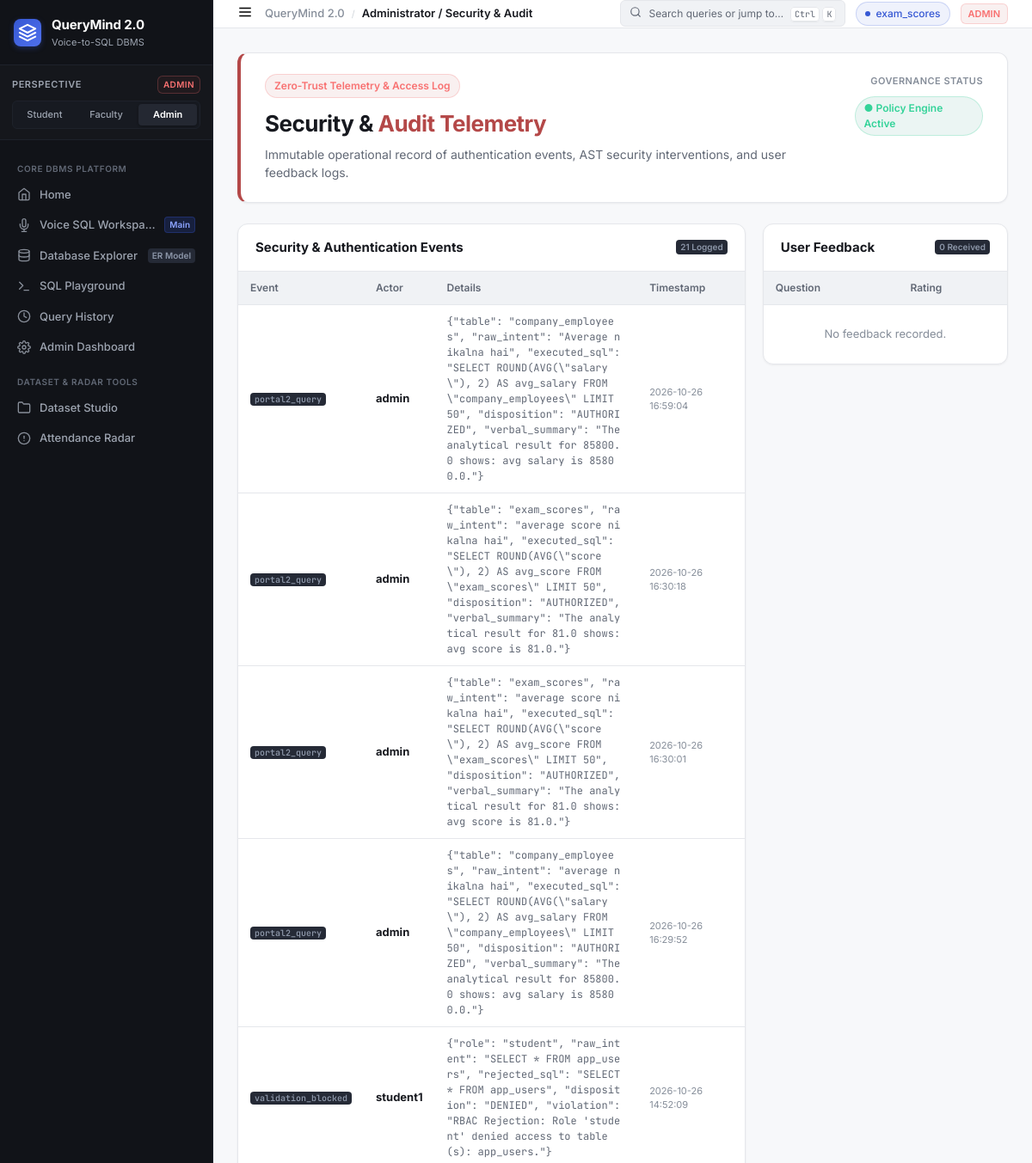
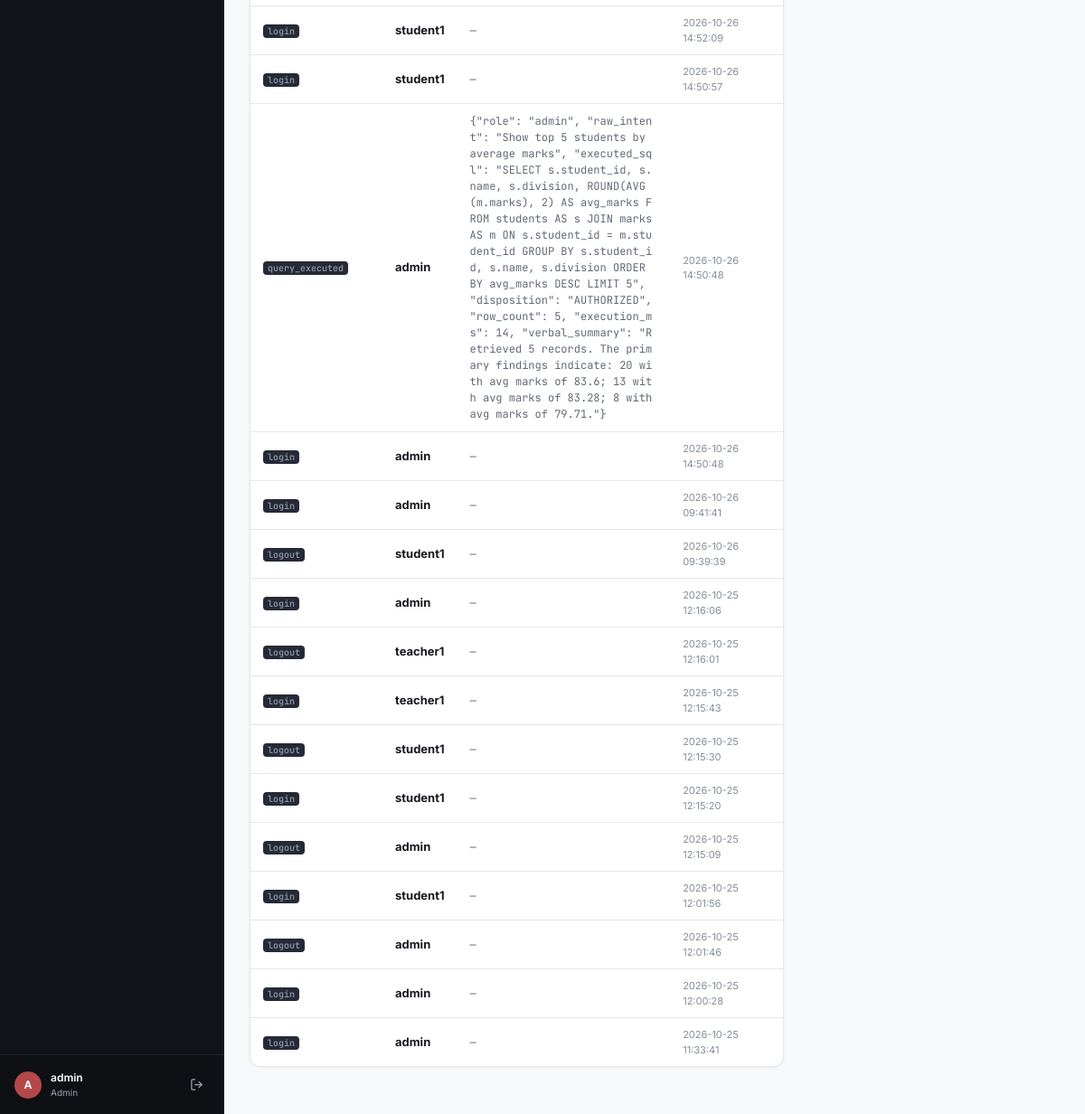
Screenshot of /audit with the database file from the repository (2 pictures, top to bottom).
### tables this page shows
CREATE TABLE dataset_registry (
            id           INTEGER PRIMARY KEY AUTOINCREMENT,
            table_name   TEXT NOT NULL UNIQUE,
            display_name TEXT NOT NULL,
            row_count    INTEGER DEFAULT 0,
            col_count    INTEGER DEFAULT 0,
            columns_json TEXT,
            uploaded_by  TEXT,
            uploaded_at  TEXT DEFAULT (datetime('now'))
        );

CREATE TABLE audit_logs (
        id         INTEGER PRIMARY KEY AUTOINCREMENT,
        event_type TEXT,
        user_id    INTEGER,
        username   TEXT,
        details    TEXT,
        timestamp  TEXT DEFAULT (datetime('now'))
    );

### app.py (the view)
@app.route("/audit")
@login_required
@admin_required
def audit():
    return render_template("audit.html",
        events=get_audit_logs(200),
        feedback=get_feedback(100))

### app.py (called while the page is built)
def login_required(f):
    from functools import wraps
    @wraps(f)
    def wrapper(*args, **kwargs):
        if "user_id" not in session:
            flash("Please log in to continue.", "warning")
            return redirect(url_for("login"))
        return f(*args, **kwargs)
    return wrapper

def admin_required(f):
    from functools import wraps
    @wraps(f)
    def wrapper(*args, **kwargs):
        if session.get("role") not in ("admin", "teacher"):
            flash("Access denied.", "danger")
            return redirect(url_for("dashboard"))
        return f(*args, **kwargs)
    return wrapper

@app.before_request
def ensure_default_session():
    if "user_id" not in session:
        session["user_id"] = 1
        session["username"] = "admin"
        session["role"] = "admin"

@app.context_processor
def inject_global_ui_context():
    try:
        datasets = get_uploaded_datasets()
    except Exception:
        datasets = []
    return {
        "current_role": session.get("role", "admin"),
        "current_username": session.get("username", "admin"),
        "global_datasets": datasets,
    }

### db/database.py (called while the page is built, shortened)
def _conn():
    conn = sqlite3.connect(DB_PATH)
    conn.row_factory = sqlite3.Row          # rows accessible as dicts
    conn.execute("PRAGMA foreign_keys = ON")
    conn.execute("PRAGMA journal_mode = WAL")
    return conn

def get_audit_logs(limit=200):
    conn = _conn()
    rows = conn.execute(
        "SELECT * FROM audit_logs ORDER BY id DESC LIMIT ?", (limit,)
    ).fetchall()
    conn.close()
    return [dict(r) for r in rows]

def get_feedback(limit=100):
    conn = _conn()
    rows = conn.execute(
        "SELECT * FROM query_feedback ORDER BY id DESC LIMIT ?", (limit,)
    ).fetchall()
    conn.close()
    return [dict(r) for r in rows]

def _setup_registry():
    conn = _conn()
    conn.execute("""
        CREATE TABLE IF NOT EXISTS dataset_registry (
            id           INTEGER PRIMARY KEY AUTOINCREMENT,
            table_name   TEXT NOT NULL UNIQUE,
            display_name TEXT NOT NULL,
            row_count    INTEGER DEFAULT 0,
            col_count    INTEGER DEFAULT 0,
            columns_json TEXT,
            uploaded_by  TEXT,
            uploaded_at  TEXT DEFAULT (datetime('now'))
        )
    """)
    conn.commit()
    count = conn.execute("SELECT COUNT(*) FROM dataset_registry").fetchone()[0]
    conn.close()

### templates/audit.html (shortened to what this page needs)
{% extends "base.html" %}
{% block breadcrumb %}Administrator / Security &amp; Audit{% endblock %}
{% block content %}
<div class="workspace-view">
  <div class="role-hero" style="border-left: 4px solid var(--role-admin);">
    <div class="role-hero-left">
      <div class="role-badge-lg badge-admin">
        Zero-Trust Telemetry &amp; Access Log
      </div>
      <h1>Security &amp; <span style="color:var(--role-admin);">Audit Telemetry</span></h1>
      <p class="hero-sub">Immutable operational record of authentication events, AST security interventions, and user feedback logs.</p>
    </div>
    <div class="dataset-switcher-box">
      <span class="switcher-label">Governance Status</span>
      <span class="role-badge-lg badge-student" style="margin-top:4px;">● Policy Engine Active</span>
    </div>
  </div>
  <div class="twelve-col-grid" style="margin-bottom: 24px;">
    <div class="col-span-8">
      <div class="gov-card">
        <div class="gov-card-header">
          <h3>Security &amp; Authentication Events</h3>
          <span class="nav-meta-badge">{{ events|length if events else 0 }} Logged</span>
        </div>
        <div class="table-container" style="border:none; border-radius:0; margin-bottom:0;">
          <table class="data-table">
            <thead>
              <tr>
                <th>Event</th>
                <th>Actor</th>
                <th>Details</th>
                <th>Timestamp</th>
              </tr>
            </thead>
            <tbody>
              {% if events %}
                {% for ev in events %}
                <tr>
                  <td>
                    <span class="nav-meta-badge" style="font-family:var(--font-mono);">
                      {{ ev.event_type }}
                    </span>
                  </td>
                  <td><strong>{{ ev.username or '—' }}</strong></td>
                  <td style="max-width:320px; font-size:12px; font-family:var(--font-mono); color:var(--text-secondary); word-break:break-all;">
                    {{ ev.details or '—' }}
                  </td>
                  <td style="font-size:11px; color:var(--text-muted);">{{ ev.timestamp }}</td>
                </tr>
                {% endfor %}
              {% else %}
                <tr>
                  <td colspan="4" style="text-align:center; padding:24px; color:var(--text-muted);">No security events recorded.</td>
                </tr>
              {% endif %}
            </tbody>
          </table>
        </div>
      </div>
    </div>
    <div class="col-span-4">
      <div class="gov-card">
        <div class="gov-card-header">
          <h3>User Feedback</h3>
          <span class="nav-meta-badge">{{ feedback|length if feedback else 0 }} Received</span>
        </div>
        <div class="table-container" style="border:none; border-radius:0; margin-bottom:0;">
          <table class="data-table">
            <thead>
              <tr>
                <th>Question</th>
                <th>Rating</th>
              </tr>
            </thead>
            <tbody>
              {% if feedback %}
                {% for fb in feedback %}
                <tr>
                  <td style="font-size:12px;">{{ fb.question }}</td>
                  <td>
                    {% if fb.is_helpful %}
                      <span class="nav-meta-badge" style="background:#EDFDF5; color:#065F46;">Helpful</span>
                    {% else %}
                      <span class="nav-meta-badge" style="background:#FEF2F2; color:#991B1B;">Unhelpful</span>
                    {% endif %}
                  </td>
                </tr>
                {% endfor %}
              {% else %}
                <tr>
                  <td colspan="2" style="text-align:center; padding:24px; color:var(--text-muted);">No feedback recorded.</td>
                </tr>
              {% endif %}
            </tbody>
          </table>
        </div>
      </div>
    </div>
  </div>
</div>
{% endblock %}

### templates/base.html (shortened to what this page needs)
<!DOCTYPE html>
<html lang="en">
<head>
  <link rel="stylesheet" href="{{ url_for('static', filename='css/style.css') }}" />
</head>
<body class="app-shell role-{{ current_role }}">
  <aside class="sidebar-rail">
    <div class="sidebar-brand">
      <a href="{{ url_for('home') }}" class="brand-link">
        <div class="brand-logo-mark">
          <svg width="22" height="22" viewBox="0 0 24 24" fill="none" stroke="currentColor" stroke-width="2.2" stroke-linecap="round" stroke-linejoin="round">
            <polygon points="12 2 2 7 12 12 22 7 12 2"></polygon>
            <polyline points="2 17 12 22 22 17"></polyline>
            <polyline points="2 12 12 17 22 12"></polyline>
          </svg>
        </div>
        <div class="brand-text-block">
          <span class="brand-title">QueryMind 2.0</span>
          <span class="brand-tagline">Voice-to-SQL DBMS</span>
        </div>
      </a>
    </div>
    <div class="role-perspective-box">
      <div class="rpb-header">
        <span class="rpb-label">Perspective</span>
        <span class="rpb-role-badge badge-{{ current_role }}">{{ current_role|upper }}</span>
      </div>
      <div class="role-pills">
        <a href="{{ url_for('switch_role', target_role='student') }}"
           class="role-pill {% if current_role == 'student' %}active{% endif %}" title="Switch to Student Perspective (Aarav Sharma)">
          Student
        </a>
        <a href="{{ url_for('switch_role', target_role='teacher') }}"
           class="role-pill {% if current_role in ('teacher', 'faculty') %}active{% endif %}" title="Switch to Faculty Perspective (Prof. Sharma)">
          Faculty
        </a>
        <a href="{{ url_for('switch_role', target_role='admin') }}"
           class="role-pill {% if current_role == 'admin' %}active{% endif %}" title="Switch to Administrator Governance">
          Admin
        </a>
      </div>
    </div>
    <nav class="sidebar-nav">
      <div class="nav-group-header">Core DBMS Platform</div>
      <a href="{{ url_for('home') }}" class="nav-item {% if request.endpoint == 'home' %}active{% endif %}">
        <span class="nav-icon">
          <svg width="16" height="16" viewBox="0 0 24 24" fill="none" stroke="currentColor" stroke-width="2" stroke-linecap="round" stroke-linejoin="round">
            <path d="M3 9l9-7 9 7v11a2 2 0 0 1-2 2H5a2 2 0 0 1-2-2z"></path>
            <polyline points="9 22 9 12 15 12 15 22"></polyline>
          </svg>
        </span>
        <span class="nav-label">Home</span>
      </a>
      <a href="{{ url_for('voice_sql_workspace') }}" class="nav-item {% if request.endpoint in ('voice_sql_workspace', 'workspace') %}active{% endif %}">
        <span class="nav-icon">
        </span>
        <span class="nav-label">Voice SQL Workspace</span>
        <span class="nav-meta-badge voice-pulse">Main</span>
      </a>
      <a href="{{ url_for('database_explorer') }}" class="nav-item {% if request.endpoint == 'database_explorer' %}active{% endif %}">
        <span class="nav-icon">
          <svg width="16" height="16" viewBox="0 0 24 24" fill="none" stroke="currentColor" stroke-width="2" stroke-linecap="round" stroke-linejoin="round">
            <ellipse cx="12" cy="5" rx="9" ry="3"></ellipse>
            <path d="M21 12c0 1.66-4 3-9 3s-9-1.34-9-3"></path>
            <path d="M3 5v14c0 1.66 4 3 9 3s9-1.34 9-3V5"></path>
          </svg>
        </span>
        <span class="nav-label">Database Explorer</span>
        <span class="nav-meta-badge">ER Model</span>
      </a>
      <a href="{{ url_for('sql_playground') }}" class="nav-item {% if request.endpoint == 'sql_playground' %}active{% endif %}">
        <span class="nav-icon">
          <svg width="16" height="16" viewBox="0 0 24 24" fill="none" stroke="currentColor" stroke-width="2" stroke-linecap="round" stroke-linejoin="round">
            <polyline points="4 17 10 11 4 5"></polyline>
            <line x1="12" y1="19" x2="20" y2="19"></line>
          </svg>
        </span>
        <span class="nav-label">SQL Playground</span>
      </a>
      <a href="{{ url_for('history') }}" class="nav-item {% if request.endpoint == 'history' %}active{% endif %}">
        <span class="nav-icon">
          <svg width="16" height="16" viewBox="0 0 24 24" fill="none" stroke="currentColor" stroke-width="2" stroke-linecap="round" stroke-linejoin="round">
            <circle cx="12" cy="12" r="10"></circle>
            <polyline points="12 6 12 12 16 14"></polyline>
          </svg>
        </span>
        <span class="nav-label">Query History</span>
      </a>
      <a href="{{ url_for('admin_dashboard') }}" class="nav-item {% if request.endpoint in ('admin_dashboard', 'dashboard') %}active{% endif %}">
        <span class="nav-icon">
        </span>
        <span class="nav-label">Admin Dashboard</span>
      </a>
      <div class="nav-group-header">Dataset &amp; Radar Tools</div>
      <a href="{{ url_for('portal1') }}" class="nav-item {% if request.endpoint == 'portal1' %}active{% endif %}">
        <span class="nav-icon">
          <svg width="16" height="16" viewBox="0 0 24 24" fill="none" stroke="currentColor" stroke-width="2" stroke-linecap="round" stroke-linejoin="round">
            <path d="M22 19a2 2 0 0 1-2 2H4a2 2 0 0 1-2-2V5a2 2 0 0 1 2-2h5l2 3h9a2 2 0 0 1 2 2z"></path>
          </svg>
        </span>
        <span class="nav-label">Dataset Studio</span>
      </a>
      {% if current_role in ('admin', 'teacher') %}
      <a href="{{ url_for('defaulters') }}" class="nav-item {% if request.endpoint == 'defaulters' %}active{% endif %}">
        <span class="nav-icon">
          <svg width="16" height="16" viewBox="0 0 24 24" fill="none" stroke="currentColor" stroke-width="2" stroke-linecap="round" stroke-linejoin="round">
            <circle cx="12" cy="12" r="10"></circle>
            <line x1="12" y1="8" x2="12" y2="12"></line>
            <line x1="12" y1="16" x2="12.01" y2="16"></line>
          </svg>
        </span>
        <span class="nav-label">Attendance Radar</span>
      </a>
      {% endif %}
    </nav>
    <div class="sidebar-footer">
      <div class="user-profile-strip">
        <div class="user-avatar avatar-{{ current_role }}">
          {{ current_username[0]|upper }}
        </div>
        <div class="user-info">
          <span class="user-name">{{ current_username }}</span>
          <span class="user-role-text">{{ current_role|title }}</span>
        </div>
        <a href="{{ url_for('logout') }}" class="btn-logout" title="Log out">
          <svg width="15" height="15" viewBox="0 0 24 24" fill="none" stroke="currentColor" stroke-width="2" stroke-linecap="round" stroke-linejoin="round">
            <path d="M9 21H5a2 2 0 0 1-2-2V5a2 2 0 0 1 2-2h4"></path>
            <polyline points="16 17 21 12 16 7"></polyline>
            <line x1="21" y1="12" x2="9" y2="12"></line>
          </svg>
        </a>
      </div>
    </div>
  </aside>
  <div class="app-main-layout">
    <header class="workspace-topbar">
      <div class="topbar-left">
        <button type="button" class="mobile-drawer-btn" onclick="toggleMobileSidebar()" aria-label="Toggle navigation drawer">
          <svg width="18" height="18" viewBox="0 0 24 24" fill="none" stroke="currentColor" stroke-width="2">
            <line x1="3" y1="12" x2="21" y2="12"></line>
            <line x1="3" y1="6" x2="21" y2="6"></line>
            <line x1="3" y1="18" x2="21" y2="18"></line>
          </svg>
        </button>
        <nav class="breadcrumb-trail" aria-label="Breadcrumb">
          <span class="bc-root">QueryMind 2.0</span>
          <span class="bc-sep">/</span>
          <span class="bc-current">
            {% block breadcrumb %}{% endblock %}
          </span>
        </nav>
      </div>
      <div class="topbar-right">
        <button type="button" class="command-palette-trigger" onclick="openCommandPalette()">
          <span class="cpt-icon">
            <svg width="14" height="14" viewBox="0 0 24 24" fill="none" stroke="currentColor" stroke-width="2" stroke-linecap="round" stroke-linejoin="round">
              <circle cx="11" cy="11" r="8"></circle>
              <line x1="21" y1="21" x2="16.65" y2="16.65"></line>
            </svg>
          </span>
          <span class="cpt-text">Search queries or jump to…</span>
          <span class="cpt-shortcut"><kbd>Ctrl</kbd> <kbd>K</kbd></span>
        </button>
        {% if active_dataset_name %}
        <div class="dataset-pill" title="Currently active dataset table">
          <span class="dsp-dot"></span>
          <span class="dsp-name">{{ active_dataset_name }}</span>
        </div>
        {% elif global_datasets and global_datasets|length > 0 %}
        <div class="dataset-pill" title="Loaded datasets">
          <span class="dsp-dot"></span>
          <span class="dsp-name">{{ global_datasets[0].display_name }}</span>
        </div>
        {% endif %}
        <span class="topbar-role-badge badge-{{ current_role }}">
          {{ current_role|upper }}
        </span>
      </div>
    </header>
    <main class="content-canvas">
      {% block content %}{% endblock %}
    </main>
  </div>
</body>
</html>

### rows the page displays
dataset_registry: display_name "exam_scores"
audit_logs: event_type "portal2_query", username "admin", details "{\"table\": \"company_employees\", \"raw_intent\": \"Average nikalna hai\", \"executed_sql\": \"SELECT ROUND(AVG(\\\"salary\\\"), 2) AS avg_salary FROM \\\"company_employees\\\" LIMIT 50\", \"disposition\": \"AUTHORIZED\", \"verbal_summary\": \"The analytical result for 85800.0 shows: avg salary is 85800.0.\"}", timestamp "2026-10-26 16:59:04"
audit_logs: event_type "portal2_query", username "admin", details "{\"table\": \"exam_scores\", \"raw_intent\": \"average score nikalna hai\", \"executed_sql\": \"SELECT ROUND(AVG(\\\"score\\\"), 2) AS avg_score FROM \\\"exam_scores\\\" LIMIT 50\", \"disposition\": \"AUTHORIZED\", \"verbal_summary\": \"The analytical result for 81.0 shows: avg score is 81.0.\"}", timestamp "2026-10-26 16:30:18"
audit_logs: event_type "portal2_query", username "admin", details "{\"table\": \"exam_scores\", \"raw_intent\": \"average score nikalna hai\", \"executed_sql\": \"SELECT ROUND(AVG(\\\"score\\\"), 2) AS avg_score FROM \\\"exam_scores\\\" LIMIT 50\", \"disposition\": \"AUTHORIZED\", \"verbal_summary\": \"The analytical result for 81.0 shows: avg score is 81.0.\"}", timestamp "2026-10-26 16:30:01"
audit_logs: event_type "portal2_query", username "admin", details "{\"table\": \"company_employees\", \"raw_intent\": \"average nikalna hai\", \"executed_sql\": \"SELECT ROUND(AVG(\\\"salary\\\"), 2) AS avg_salary FROM \\\"company_employees\\\" LIMIT 50\", \"disposition\": \"AUTHORIZED\", \"verbal_summary\": \"The analytical result for 85800.0 shows: avg salary is 85800.0.\"}", timestamp "2026-10-26 16:29:52"
audit_logs: event_type "validation_blocked", username "student1", details "{\"role\": \"student\", \"raw_intent\": \"SELECT * FROM app_users\", \"rejected_sql\": \"SELECT * FROM app_users\", \"disposition\": \"DENIED\", \"violation\": \"RBAC Rejection: Role 'student' denied access to table(s): app_users.\"}", timestamp "2026-10-26 14:52:09"
audit_logs: event_type "login", username "student1", details "—", timestamp "2026-10-26 14:52:09"
audit_logs: event_type "login", username "student1", details "—", timestamp "2026-10-26 14:50:57"
audit_logs: event_type "query_executed", username "admin", details "{\"role\": \"admin\", \"raw_intent\": \"Show top 5 students by average marks\", \"executed_sql\": \"SELECT s.student_id, s.name, s.division, ROUND(AVG(m.marks), 2) AS avg_marks FROM students AS s JOIN marks AS m ON s.student_id = m.student_id GROUP BY s.student_id, s.name, s.division ORDER BY avg_marks DESC LIMIT 5\", \"disposition\": \"AUTHORIZED\", \"row_count\": 5, \"execution_ms\": 14, \"verbal_summary\": \"Retrieved 5 records. The primary findings indicate: 20 with avg marks of 83.6; 13 with avg marks of 83.28; 8 with avg marks of 79.71.\"}", timestamp "2026-10-26 14:50:48"
audit_logs: event_type "login", username "admin", details "—", timestamp "2026-10-26 14:50:48"
audit_logs: event_type "login", username "admin", details "—", timestamp "2026-10-26 09:41:41"
audit_logs: event_type "logout", username "student1", details "—", timestamp "2026-10-26 09:39:39"
audit_logs: event_type "login", username "admin", details "—", timestamp "2026-10-25 12:16:06"
audit_logs: event_type "logout", username "teacher1", details "—", timestamp "2026-10-25 12:16:01"
audit_logs: event_type "login", username "teacher1", details "—", timestamp "2026-10-25 12:15:43"
audit_logs: event_type "logout", username "student1", details "—", timestamp "2026-10-25 12:15:30"
audit_logs: event_type "login", username "student1", details "—", timestamp "2026-10-25 12:15:20"
audit_logs: event_type "logout", username "admin", details "—", timestamp "2026-10-25 12:15:09"
audit_logs: event_type "login", username "student1", details "—", timestamp "2026-10-25 12:01:56"
audit_logs: event_type "logout", username "admin", details "—", timestamp "2026-10-25 12:01:46"
audit_logs: event_type "login", username "admin", details "—", timestamp "2026-10-25 12:00:28"
audit_logs: event_type "login", username "admin", details "—", timestamp "2026-10-25 11:33:41"

### other values shown
{{ current_role|upper }} "ADMIN"
{{ current_username[0]|upper }} "A"
{{ current_username }} "admin"
{{ current_role|title }} "Admin"
{{ events|length if events else 0 }} "21"
{{ feedback|length if feedback else 0 }} "0"
